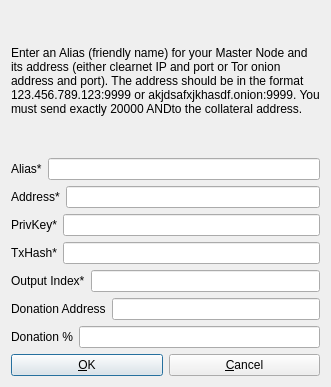
<?xml version="1.0" encoding="UTF-8"?>
<ui version="4.0">
 <class>AddEditAdrenalineNode</class>
 <widget class="QDialog" name="AddEditAdrenalineNode">
  <property name="geometry">
   <rect>
    <x>0</x>
    <y>0</y>
    <width>331</width>
    <height>387</height>
   </rect>
  </property>
  <property name="windowTitle">
   <string>Add/Edit Andcoin Node</string>
  </property>
  <property name="modal">
   <bool>true</bool>
  </property>
  <layout class="QVBoxLayout" name="verticalLayout">
   <item>
    <widget class="QLabel" name="label_9">
     <property name="sizePolicy">
      <sizepolicy hsizetype="Preferred" vsizetype="Expanding">
       <horstretch>0</horstretch>
       <verstretch>0</verstretch>
      </sizepolicy>
     </property>
     <property name="text">
      <string>&lt;html&gt;&lt;head/&gt;&lt;body&gt;&lt;p&gt;Enter an Alias (friendly name) for your Master Node and its address (either clearnet IP and port or Tor onion address and port). The address should be in the format 123.456.789.123:9999 or akjdsafxjkhasdf.onion:9999. You must send exactly 20000 ANDto the collateral address.&lt;/p&gt;&lt;/body&gt;&lt;/html&gt;</string>
     </property>
     <property name="wordWrap">
      <bool>true</bool>
     </property>
    </widget>
   </item>
   <item>
    <layout class="QHBoxLayout" name="horizontalLayout_4">
     <property name="bottomMargin">
      <number>0</number>
     </property>
     <item>
      <widget class="QLabel" name="label_4">
       <property name="text">
        <string>Alias*</string>
       </property>
      </widget>
     </item>
     <item>
      <widget class="QLineEdit" name="aliasLineEdit"/>
     </item>
    </layout>
   </item>
   <item>
    <layout class="QHBoxLayout" name="horizontalLayout_5">
     <property name="bottomMargin">
      <number>0</number>
     </property>
     <item>
      <widget class="QLabel" name="label_6">
       <property name="text">
        <string>Address*</string>
       </property>
      </widget>
     </item>
     <item>
      <widget class="QLineEdit" name="addressLineEdit"/>
     </item>
    </layout>
   </item>
   <item>
    <layout class="QHBoxLayout" name="horizontalLayout_3">
     <property name="bottomMargin">
      <number>0</number>
     </property>
     <item>
      <widget class="QLabel" name="label_5">
       <property name="text">
        <string>PrivKey*</string>
       </property>
      </widget>
     </item>
     <item>
      <widget class="QLineEdit" name="privkeyLineEdit"/>
     </item>
    </layout>
   </item>
   <item>
    <layout class="QHBoxLayout" name="horizontalLayout_2">
     <property name="bottomMargin">
      <number>0</number>
     </property>
     <item>
      <widget class="QLabel" name="label_2">
       <property name="text">
        <string>TxHash*</string>
       </property>
      </widget>
     </item>
     <item>
      <widget class="QLineEdit" name="txhashLineEdit"/>
     </item>
    </layout>
   </item>
   <item>
    <layout class="QHBoxLayout" name="horizontalLayout_8">
     <property name="bottomMargin">
      <number>0</number>
     </property>
     <item>
      <widget class="QLabel" name="label_8">
       <property name="text">
        <string>Output Index*</string>
       </property>
      </widget>
     </item>
     <item>
      <widget class="QLineEdit" name="outputindexLineEdit"/>
     </item>
    </layout>
   </item>
   <item>
    <layout class="QHBoxLayout" name="horizontalLayout_6">
     <property name="bottomMargin">
      <number>0</number>
     </property>
     <item>
      <widget class="QLabel" name="label_3">
       <property name="text">
        <string>Donation Address</string>
       </property>
      </widget>
     </item> 
     <item>
      <widget class="QLineEdit" name="donationaddressLineEdit"/>
     </item>
    </layout>
   </item>
   <item>
    <layout class="QHBoxLayout" name="horizontalLayout_7">
     <property name="bottomMargin">
      <number>0</number>
     </property>
     <item>
      <widget class="QLabel" name="label_7">
       <property name="text">
        <string>Donation %</string>
       </property>
      </widget>
     </item>
     <item>
      <widget class="QLineEdit" name="donationpercentageLineEdit"/>
     </item>
    </layout>
   </item>
   <item>
    <layout class="QHBoxLayout" name="horizontalLayout_Buttons">
     <item>
      <widget class="QPushButton" name="okButton">
       <property name="text">
        <string>&amp;OK</string>
       </property>
      </widget>
     </item>
     <item>
      <widget class="QPushButton" name="cancelButton">
       <property name="text">
        <string>&amp;Cancel</string>
       </property>
       <property name="autoDefault">
        <bool>false</bool>
       </property>
      </widget>
     </item>
    </layout>
   </item>
  </layout>
 </widget>
 <resources/>
 <connections/>
</ui>
